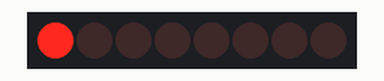
The program below on a simulated Raspberry Pi (header pin numbers). Shown: 8 shift-register outputs drawn as a row of LEDs (first output left, lit = HIGH). What the program prints to the terminal is not drawn.

Above: at 0.06 s.
At 1.91 s:
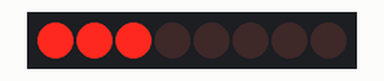
At 3.55 s:
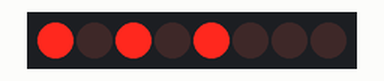
At 7.26 s:
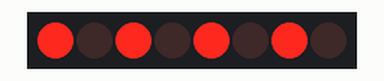
At 10.86 s:
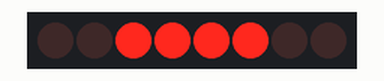
At 14.57 s:
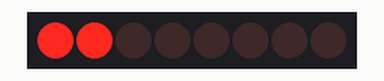
Timing chart, 0 to 14.9 s (numbered marks = the images above):
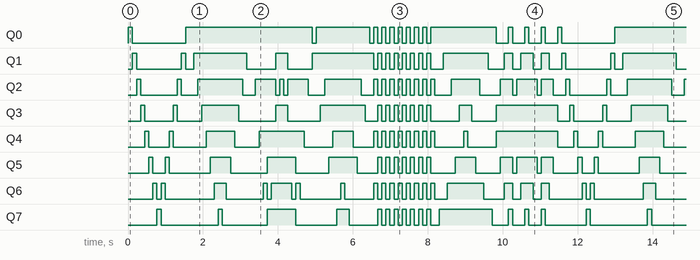

Measured:
- by itself, Q0–7: moves between LOW and HIGH, repeating every 11.5 s
- by itself, everything shown: repeats every 11.5 s, in 103 steps

The program:

driving_leds_with_74HC595.py
```python
#!/usr/bin/env python

import RPi.GPIO as GPIO
import time

SDI   = 11
RCLK  = 12
SRCLK = 13

#===============   LED Mode Defne ================
#	You can define yourself, in binay, and convert it to Hex
#	8 bits a group, 0 means off, 1 means on
#	like : 0101 0101, means LED1, 3, 5, 7 are on.(from left to right)
#	and convert to 0x55.
BLINKS = [
	[0x01,0x02,0x04,0x08,0x10,0x20,0x40,0x80],
	[0x01,0x03,0x07,0x0f,0x1f,0x3f,0x7f,0xff],
	[0x01,0x05,0x15,0x55,0xb5,0xf5,0xfb,0xff],
	[0x02,0x03,0x0b,0x0f,0x2f,0x3f,0xbf,0xff],
	[0x55,0xAA,0x55,0xAA,0x55,0xAA,0x55,0xAA],
	[0x01,0x81,0x83,0xC3,0xC7,0xE7,0xEF,0xFF],
	[0x18,0x3C,0x7E,0xFF,0x18,0x3C,0x7E,0xFF],
]
#=================================================

def print_msg():
	print 'Program is running...'
	print 'Please press Ctrl+C to end the program...'

def setup():
	GPIO.setmode(GPIO.BOARD)    # Number GPIOs by its physical location
	GPIO.setup(SDI, GPIO.OUT)
	GPIO.setup(RCLK, GPIO.OUT)
	GPIO.setup(SRCLK, GPIO.OUT)
	GPIO.output(SDI, GPIO.LOW)
	GPIO.output(RCLK, GPIO.LOW)
	GPIO.output(SRCLK, GPIO.LOW)

def hc595_in(dat):
	for bit in range(0, 8):
		GPIO.output(SDI, 0x80 & (dat << bit))
		GPIO.output(SRCLK, GPIO.HIGH)
		time.sleep(0.001)
		GPIO.output(SRCLK, GPIO.LOW)

def hc595_out():
	GPIO.output(RCLK, GPIO.HIGH)
	time.sleep(0.001)
	GPIO.output(RCLK, GPIO.LOW)

def loop():
	sleeptime = 0.1		# Change speed, lower value, faster speed
	while True:
		for WhichLeds in BLINKS:
			for i in range(0, len(WhichLeds)):
				hc595_in(WhichLeds[i])
				hc595_out()
				time.sleep(sleeptime)
			for i in range(len(WhichLeds)-2, -1, -1):
				hc595_in(WhichLeds[i])
				hc595_out()
				time.sleep(sleeptime)

def destroy():   # When program ending, the function is executed.
	GPIO.cleanup()

if __name__ == '__main__': # Program starting from here
	print_msg()
	setup()
	try:
		loop()
	except KeyboardInterrupt:
		destroy()
```
